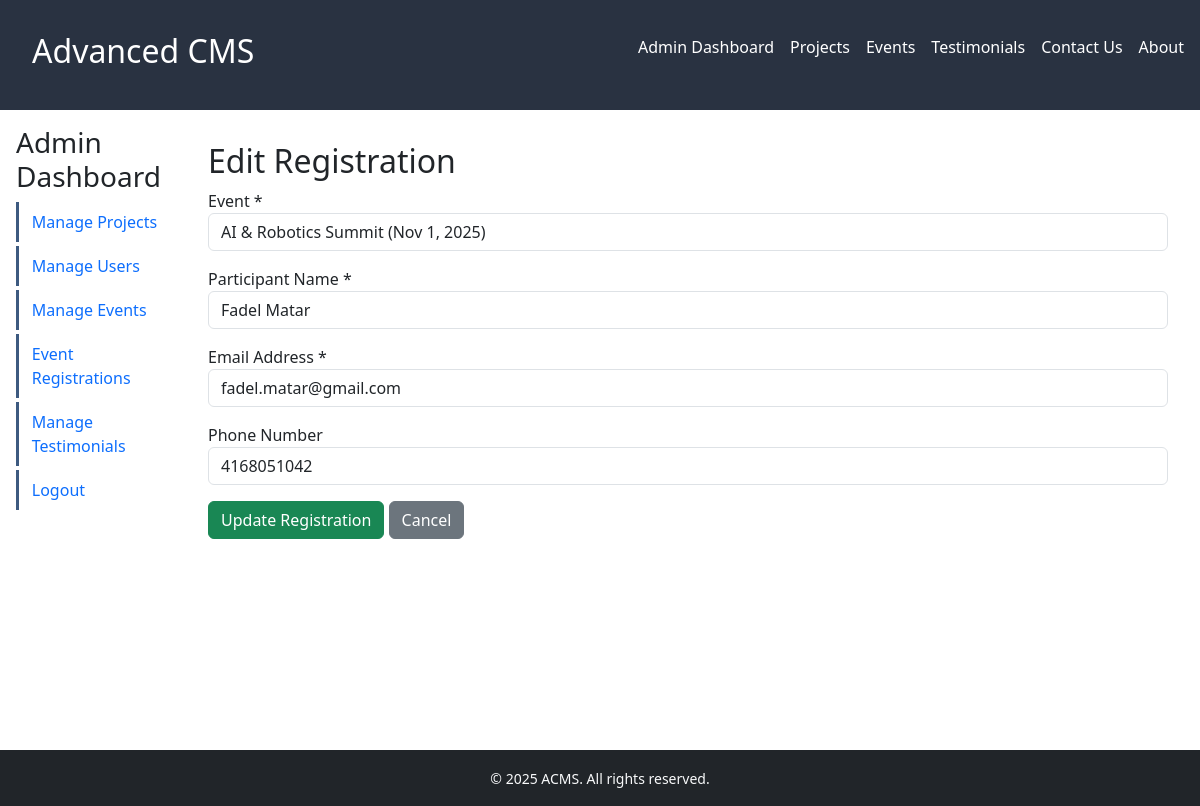
Page /admin/registrations_edit.php?id=1 (signed in) on the committed database.
### tables this page shows
CREATE TABLE `event_registrations` (
  `id` int(11) NOT NULL,
  `event_id` int(11) DEFAULT NULL,
  `name` varchar(100) DEFAULT NULL,
  `email` varchar(100) DEFAULT NULL,
  `phone` varchar(50) DEFAULT NULL,
  `registered_at` timestamp NOT NULL DEFAULT CURRENT_TIMESTAMP
);

CREATE TABLE `events` (
  `id` int(11) NOT NULL,
  `title` varchar(255) DEFAULT NULL,
  `description` text,
  `event_date` date DEFAULT NULL,
  `location` varchar(255) DEFAULT NULL,
  `created_at` timestamp NOT NULL DEFAULT CURRENT_TIMESTAMP
);

### admin/registrations_edit.php (the view, shortened to what this page needs)
<?php
include('includes/database.php');
$id = mysqli_real_escape_string($connect, $_GET['id'] ?? 0);
$registration_query = "SELECT * FROM event_registrations WHERE id = '$id'";
$registration_result = mysqli_query($connect, $registration_query);
$registration = mysqli_fetch_assoc($registration_result);
include('includes/header.php');
$events_query = "SELECT id, title, event_date FROM events ORDER BY event_date DESC";
$events_result = mysqli_query($connect, $events_query);
?>
<h2>Edit Registration</h2>
<form method="post">
    <div class="form-group mb-3">
        <label for="event_id">Event *</label>
        <select name="event_id" id="event_id" class="form-control" required>
            <?php while ($event = mysqli_fetch_assoc($events_result)): ?>
                <option value="<?php echo $event['id']; ?>"
                        <?php echo ($event['id'] == $registration['event_id']) ? 'selected' : ''; ?>>
                    <?php echo htmlspecialchars($event['title']); ?>
                    (<?php echo date('M j, Y', strtotime($event['event_date'])); ?>)
                </option>
            <?php endwhile; ?>
        </select>
    </div>
    <div class="form-group mb-3">
        <label for="name">Participant Name *</label>
        <input type="text" name="name" id="name" class="form-control"
               value="<?php echo htmlspecialchars($registration['name']); ?>" required>
    </div>
    <div class="form-group mb-3">
        <label for="email">Email Address *</label>
        <input type="email" name="email" id="email" class="form-control"
               value="<?php echo htmlspecialchars($registration['email']); ?>" required>
    </div>
    <div class="form-group mb-3">
        <label for="phone">Phone Number</label>
        <input type="tel" name="phone" id="phone" class="form-control"
               value="<?php echo htmlspecialchars($registration['phone']); ?>">
    </div>
    <div class="form-group">
        <input type="submit" class="btn btn-success" value="Update Registration">
        <a href="event_registrations.php" class="btn btn-secondary">Cancel</a>
    </div>
</form>
<?php include('includes/footer.php'); ?>

### admin/styles.css (style rules this page uses)
:root { --text: #293241; --light-text: #fff; --secondary: #3d5a80; --accent: #cc3f1e; --accent-light: rgba(204, 63, 30, 0.2); --light: #e0fbfc; --light-alt: #e5e6e8;; }
*, *::before, *::after { box-sizing:inherit; }
body { font-family: Arial, Helvetica, sans-serif; }

### rows in the picture
event_registrations: event_id "AI & Robotics Summit (Nov 1, 2025)", name "Fadel Matar", email "fadel.matar@gmail.com", phone "4168051042"
